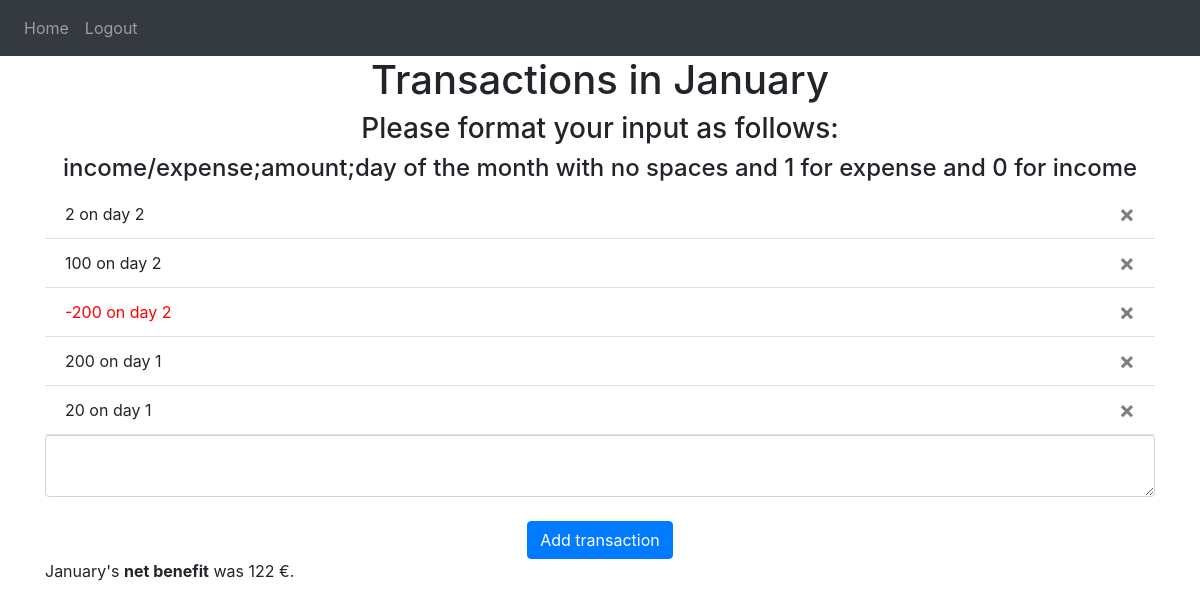
Before: /month/January (signed in) with the older database file.
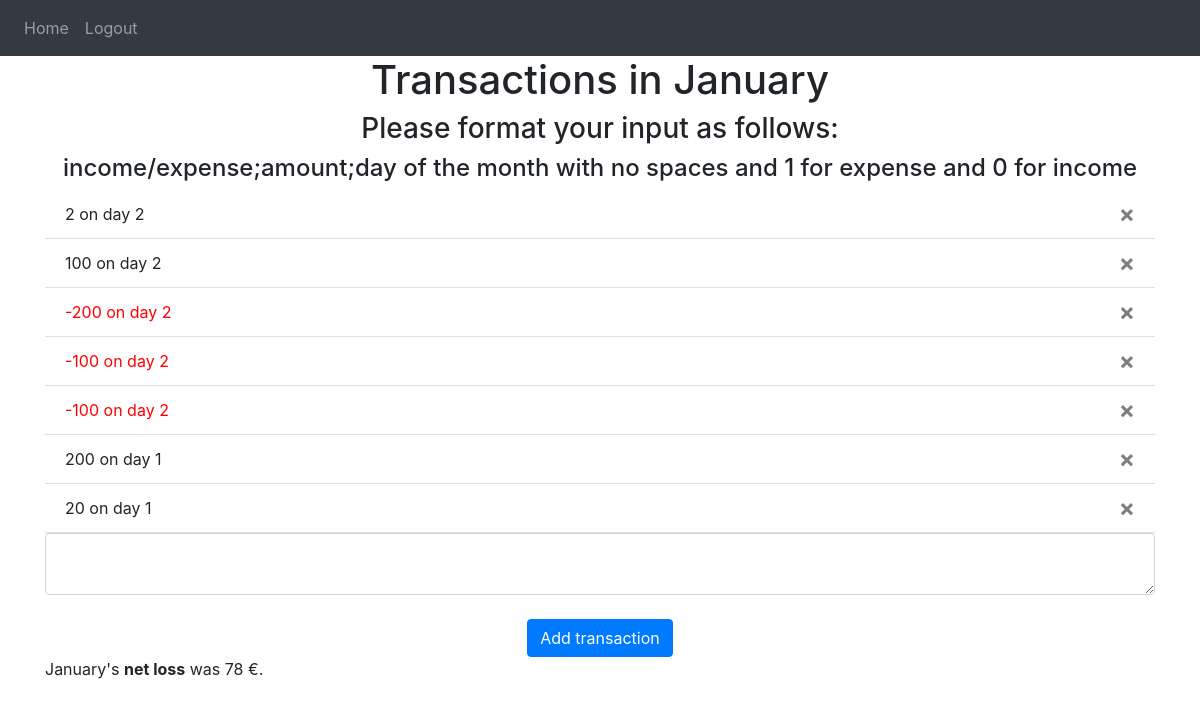
After: the same page with the newer database file.
### website/models.py (models this page shows)
class Transaction(db.Model):
    id = db.Column(db.Integer, primary_key=True)
    data = db.Column(db.String(10000))
    month = db.Column(db.String(30))
    isExpense = db.Column(db.Boolean)
    amount = db.Column(db.Integer)
    day = db.Column(db.String(3))
    date = db.Column(db.DateTime(timezone=True), default=func.now())
    user_id = db.Column(db.Integer, db.ForeignKey("user.id"))

### website/views.py (the view, shortened to what this page needs)
@views.route("/month/<month>", methods=["GET", "POST"])
@login_required
def month(month):
    return render_template(
        "month.html",
        user=current_user,
        month=month,
        netBenefit=getNetBenefit(user=current_user, month=month),
    )

### website/__init__.py (called while the page is built)
def create_app():
    app = Flask(__name__)
    app.config["SECRET_KEY"] = "owo"
    app.config["SQLALCHEMY_DATABASE_URI"] = f"sqlite:///{DB_NAME}"
    db.init_app(app)
    from .views import views
    from .auth import auth
    app.register_blueprint(views, url_prefix="/")
    app.register_blueprint(auth, url_prefix="/")
    from .models import User, Transaction
    create_database(app)
    login_manager = LoginManager()
    login_manager.login_view = "auth.login"
    login_manager.init_app(app)
    @login_manager.user_loader
    def load_user(id):
        return User.query.get(int(id))
    return app

### website/views.py (called while the page is built)
def getNetBenefit(user, month):
    netBenefit = 0
    for transaction in user.transactions:
        if transaction.month == month:
            netBenefit += (1 - 2 * transaction.isExpense) * transaction.amount
    return netBenefit

### website/templates/month.html (shortened to what this page needs)
{% extends "base.html" %} {% block title %}Home{% endblock %} {% block content
    %}
    <head>
    <link rel="stylesheet" href="style.css">
    </head>
    <h1 align="center">Transactions in {{month}}</h1>
    <h3 align="center">Please format your input as follows:</h3>
    <h4 align="center">income/expense;amount;day of the month with no spaces and 1 for expense and 0 for income</h4>
    <ul class="list-group list-group-flush" id="transactions">
      {% for transaction in user.transactions|sort(attribute="day", reverse=True) if transaction.month==month%}
      <li class="list-group-item">
        {% if transaction.isExpense %}
          {% set message = "-" ~ transaction.amount ~ " on day " + transaction.day %}
          <span class="red">{{ message }}</span>
        {% else %}
          {% set message = transaction.amount ~ " on day " + transaction.day %}
          {{ message }}
        {% endif %}
        <button type="button" class="close" onClick="deletetransaction({{ transaction.id }})">
          <span aria-hidden="true">&times;</span>
        </button>
      </li>
      {% endfor %}
    </ul>
    <form method="POST">
      <textarea name="transaction" id="transaction" class="form-control"></textarea>
      <br />
      <div align="center">
        <button id="submitBtn" type="submit" class="btn btn-primary">Add transaction</button>
      </div>
    </form>
    <p>
      {% if netBenefit>=0 %}
        {{month+"'s"}} <b>{{"net benefit" }}</b> {{"was "+ netBenefit |string() +" €."}}
      {% else %}
      {{month+"'s"}} <b>{{"net loss"}}</b> {{"was " + (netBenefit | abs)|string() +" €."}}
      {% endif %}
    </p>
    {% endblock %}

### website/templates/base.html (shortened to what this page needs)
<!DOCTYPE HTML>
<html>
    <head>
        <link
        rel="stylesheet"
        href="https://stackpath.bootstrapcdn.com/bootstrap/4.4.1/css/bootstrap.min.css"
      />
      <link
        rel="stylesheet"
        href="https://stackpath.bootstrapcdn.com/font-awesome/4.7.0/css/font-awesome.min.css"
      />
      <link rel="stylesheet" type="text/css" href="style.css"/>
    </head>
    <body>
        <nav class="navbar navbar-expand-lg navbar-dark bg-dark">
            <div class="collapse navbar-collapse" id="navbar">
              <div class="navbar-nav">
                {%if user.is_authenticated%}
                <a class="nav-item nav-link" id="home" href="/">Home</a>
                <a class="nav-item nav-link" id="logout" href="/logout">Logout</a>
                {%else%}
                <a class="nav-item nav-link" id="signUp" href="/sign-up">Sign-Up</a>
                <a class="nav-item nav-link" id="login" href="/login">Login</a>
                {%endif %}
              </div>
            </div>
        </nav>
        <div class="container">{% block content %} {% endblock %}</div>
    </body>
</html>

### website/templates/style.css (style rules this page uses)
.red { color: red; }

Changed rows visible on the page:
added Transaction: message "-100 on day 2"
added Transaction: message "-100 on day 2"
Other visible differences:
{{ month+"'s" }}: (not shown) → "January's"
{{ "net loss" }}: (not shown) → "net loss"
{{ "was " + (netBenefit | abs)|string() +" €." }}: (not shown) → "was 78 €."
{{ month+"'s" }}: "January's" → (not shown)
{{ "net benefit" }}: "net benefit" → (not shown)
{{ "was "+ netBenefit |string() +" €." }}: "was 122 €." → (not shown)
